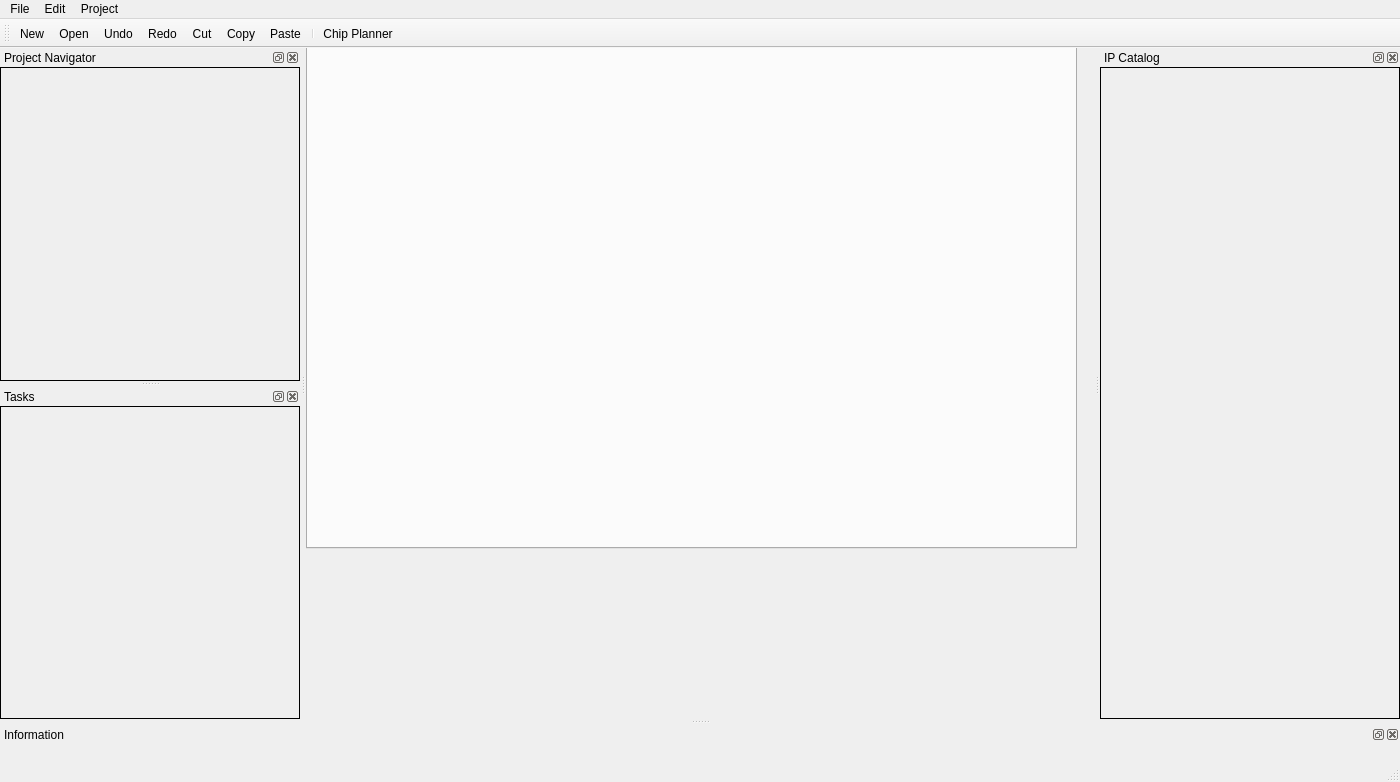
<?xml version="1.0" encoding="UTF-8"?>
<ui version="4.0">
 <class>MainWindow</class>
 <widget class="QMainWindow" name="MainWindow">
  <property name="geometry">
   <rect>
    <x>0</x>
    <y>0</y>
    <width>1400</width>
    <height>782</height>
   </rect>
  </property>
  <property name="minimumSize">
   <size>
    <width>0</width>
    <height>0</height>
   </size>
  </property>
  <property name="windowTitle">
   <string>MainWindow</string>
  </property>
  <widget class="QWidget" name="centralwidget">
   <widget class="QTabWidget" name="tabWidget">
    <property name="geometry">
     <rect>
      <x>0</x>
      <y>-10</y>
      <width>771</width>
      <height>511</height>
     </rect>
    </property>
    <property name="currentIndex">
     <number>-1</number>
    </property>
    <property name="tabsClosable">
     <bool>true</bool>
    </property>
    <property name="movable">
     <bool>true</bool>
    </property>
   </widget>
  </widget>
  <widget class="QMenuBar" name="menubar">
   <property name="geometry">
    <rect>
     <x>0</x>
     <y>0</y>
     <width>1400</width>
     <height>17</height>
    </rect>
   </property>
   <widget class="QMenu" name="menuFile">
    <property name="title">
     <string>File</string>
    </property>
    <addaction name="New"/>
    <addaction name="Open"/>
    <addaction name="Open_Project"/>
    <addaction name="Save"/>
   </widget>
   <widget class="QMenu" name="menuEdit">
    <property name="title">
     <string>Edit</string>
    </property>
    <addaction name="Undo"/>
    <addaction name="Redo"/>
    <addaction name="Cut"/>
    <addaction name="Copy"/>
    <addaction name="Paste"/>
   </widget>
   <widget class="QMenu" name="menuView">
    <property name="title">
     <string>Project</string>
    </property>
   </widget>
   <addaction name="menuFile"/>
   <addaction name="menuEdit"/>
   <addaction name="menuView"/>
  </widget>
  <widget class="QStatusBar" name="statusbar"/>
  <widget class="QDockWidget" name="InfoDockWidget">
   <property name="minimumSize">
    <size>
     <width>300</width>
     <height>35</height>
    </size>
   </property>
   <property name="windowTitle">
    <string>Information</string>
   </property>
   <attribute name="dockWidgetArea">
    <number>8</number>
   </attribute>
   <widget class="QWidget" name="DockWidgetContents"/>
  </widget>
  <widget class="QToolBar" name="toolBar">
   <property name="windowTitle">
    <string>toolBar</string>
   </property>
   <attribute name="toolBarArea">
    <enum>TopToolBarArea</enum>
   </attribute>
   <attribute name="toolBarBreak">
    <bool>false</bool>
   </attribute>
   <addaction name="New"/>
   <addaction name="Open"/>
   <addaction name="Undo"/>
   <addaction name="Redo"/>
   <addaction name="Cut"/>
   <addaction name="Copy"/>
   <addaction name="Paste"/>
   <addaction name="separator"/>
   <addaction name="Chip_Planner"/>
  </widget>
  <widget class="QDockWidget" name="ProjectDockWidget">
   <property name="minimumSize">
    <size>
     <width>300</width>
     <height>250</height>
    </size>
   </property>
   <property name="styleSheet">
    <string notr="true">border: 1px solid black</string>
   </property>
   <property name="windowTitle">
    <string>Project Navigator</string>
   </property>
   <attribute name="dockWidgetArea">
    <number>1</number>
   </attribute>
   <widget class="QWidget" name="DockWidgetContents_2"/>
  </widget>
  <widget class="QDockWidget" name="TaskDockWidget">
   <property name="minimumSize">
    <size>
     <width>300</width>
     <height>250</height>
    </size>
   </property>
   <property name="styleSheet">
    <string notr="true">border: 1px solid black</string>
   </property>
   <property name="windowTitle">
    <string>Tasks</string>
   </property>
   <attribute name="dockWidgetArea">
    <number>1</number>
   </attribute>
   <widget class="QWidget" name="DockWidgetContents_3"/>
  </widget>
  <widget class="QDockWidget" name="IpDockWidget">
   <property name="minimumSize">
    <size>
     <width>300</width>
     <height>300</height>
    </size>
   </property>
   <property name="styleSheet">
    <string notr="true">border: 1px solid black</string>
   </property>
   <property name="windowTitle">
    <string>IP Catalog</string>
   </property>
   <attribute name="dockWidgetArea">
    <number>2</number>
   </attribute>
   <widget class="QWidget" name="DockWidgetContents_4"/>
  </widget>
  <action name="Undo">
   <property name="text">
    <string>Undo</string>
   </property>
   <property name="menuRole">
    <enum>QAction::NoRole</enum>
   </property>
  </action>
  <action name="Redo">
   <property name="text">
    <string>Redo</string>
   </property>
   <property name="menuRole">
    <enum>QAction::NoRole</enum>
   </property>
  </action>
  <action name="Cut">
   <property name="text">
    <string>Cut</string>
   </property>
   <property name="menuRole">
    <enum>QAction::NoRole</enum>
   </property>
  </action>
  <action name="Copy">
   <property name="text">
    <string>Copy</string>
   </property>
   <property name="menuRole">
    <enum>QAction::NoRole</enum>
   </property>
  </action>
  <action name="Paste">
   <property name="text">
    <string>Paste</string>
   </property>
   <property name="menuRole">
    <enum>QAction::NoRole</enum>
   </property>
  </action>
  <action name="Open">
   <property name="text">
    <string>Open</string>
   </property>
   <property name="menuRole">
    <enum>QAction::NoRole</enum>
   </property>
  </action>
  <action name="Save">
   <property name="text">
    <string>Save</string>
   </property>
   <property name="menuRole">
    <enum>QAction::NoRole</enum>
   </property>
  </action>
  <action name="New">
   <property name="text">
    <string>New...</string>
   </property>
   <property name="menuRole">
    <enum>QAction::NoRole</enum>
   </property>
  </action>
  <action name="Open_Project">
   <property name="text">
    <string>Open Project</string>
   </property>
   <property name="menuRole">
    <enum>QAction::NoRole</enum>
   </property>
  </action>
  <action name="Chip_Planner">
   <property name="text">
    <string>Chip Planner</string>
   </property>
   <property name="menuRole">
    <enum>QAction::NoRole</enum>
   </property>
  </action>
 </widget>
 <resources/>
 <connections/>
</ui>
